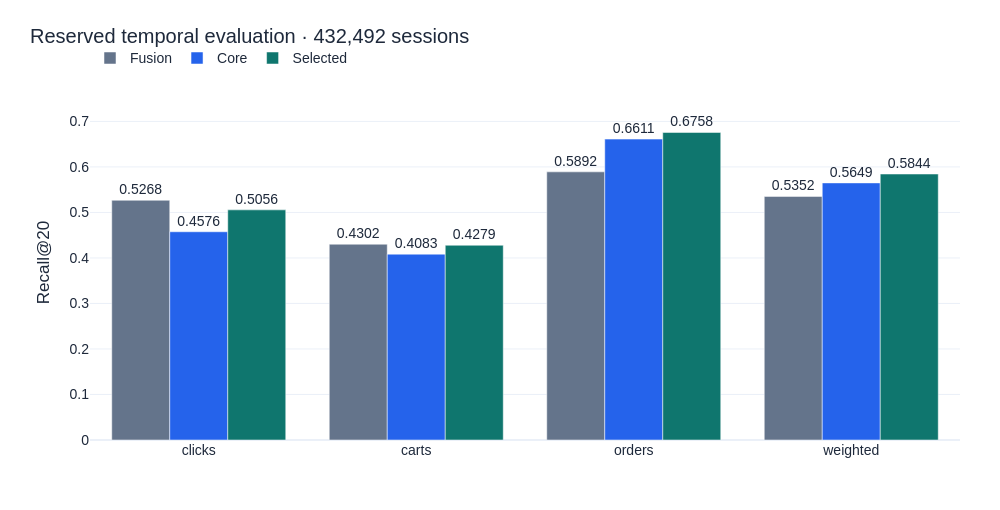

The notebook cell saved with this chart:
### Markdown cell above
## Evaluate once, with every eligible query in the denominator

The competition metric pools hits and unique-target denominators capped at 20 within each
objective, then applies weights **0.10 / 0.30 / 0.60**. Unretrievable targets remain in the
denominator. Click targets are the next click; carts and orders are unique future items.

The selected model improves the compact ranker by **1.949 percentage points** and fusion by
**4.915 points**. The paired 95% bootstrap intervals exclude zero. These intervals resample
sessions within this frozen model/cohort; they do not include training-seed uncertainty or
uncertainty from the search over model variants.

### Code cell
scores = pd.DataFrame({name: {**{o: row['objectives'][o]['recall_at_20'] for o in ('clicks','carts','orders')},
    'weighted': row['weighted_recall_at_20']} for name,row in evaluation['scores'].items()})
for name,row in evaluation['scores'].items():
    recomputed = sum(w * row['objectives'][o]['hits'] / row['objectives'][o]['denominator']
        for o,w in {'clicks':.1,'carts':.3,'orders':.6}.items())
    assert math.isclose(recomputed, row['weighted_recall_at_20'], abs_tol=1e-12)
fig = go.Figure()
for name in ('fusion','core','selected'):
    fig.add_bar(name=name.capitalize(), x=scores.index, y=scores[name], marker_color=COLORS[name],
        text=scores[name].map(lambda x: f'{x:.4f}'), textposition='outside')
fig.update_layout(barmode='group')
fig.update_yaxes(title='Recall@20', range=[0,.78])
show(fig, f"Reserved temporal evaluation · {evaluation['sessions']:,} sessions", 510)
gain_rows = []
for baseline, result in evaluation['paired_intervals'].items():
    gain_rows.append({'Comparison': f'Selected − {baseline}', 'Gain (pp)': 100*result['absolute_gain'],
        '95% lower (pp)':100*result['gain_interval'][0], '95% upper (pp)':100*result['gain_interval'][1]})
display(pd.DataFrame(gain_rows).style.format(precision=3).hide(axis='index'))
print('1,000 paired session bootstrap replicates; seed 20260908.')

### Figure 1 — Plotly figure (JSON) as saved in the notebook; plotly's stock layout.template omitted (floating-point values rounded to 4 significant figures)
{"data": [{"marker": {"color": "#64748B"}, "name": "Fusion", "text": ["0.5268", "0.4302", "0.5892", "0.5352"], "textposition": "outside", "x": ["clicks", "carts", "orders", "weighted"], "y": [0.5268, 0.4302, 0.5892, 0.5352], "type": "bar"}, {"marker": {"color": "#2563EB"}, "name": "Core", "text": ["0.4576", "0.4083", "0.6611", "0.5649"], "textposition": "outside", "x": ["clicks", "carts", "orders", "weighted"], "y": [0.4576, 0.4083, 0.6611, 0.5649], "type": "bar"}, {"marker": {"color": "#0F766E"}, "name": "Selected", "text": ["0.5056", "0.4279", "0.6758", "0.5844"], "textposition": "outside", "x": ["clicks", "carts", "orders", "weighted"], "y": [0.5056, 0.4279, 0.6758, 0.5844], "type": "bar"}], "layout": {"barmode": "group", "yaxis": {"title": {"text": "Recall@20"}, "range": [0, 0.78]}, "title": {"text": "Reserved temporal evaluation · 432,492 sessions", "x": 0.03}, "font": {"family": "Arial", "size": 14, "color": "#1E293B"}, "margin": {"l": 90, "r": 40, "t": 85, "b": 70}, "legend": {"orientation": "h", "y": 1.12, "x": 0}, "hoverlabel": {"font": {"size": 14}}, "width": 1000, "height": 510, "paper_bgcolor": "white", "plot_bgcolor": "white"}}
